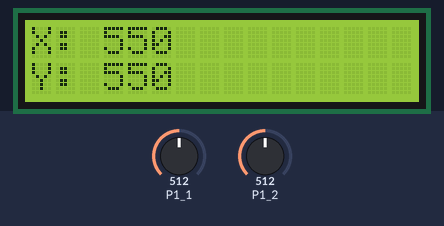
This sketch was run on a simulated TI MSP430 LaunchPad. Parts: 16×2 character LCD. The test bench sets the inputs (shaded band); at power-on: P1_1 = 512, P1_2 = 512. What the sketch prints to the serial monitor is not drawn.

Above: at 1.2 s.
1.3 s: P1_1 set to 716
At 2.6 s:
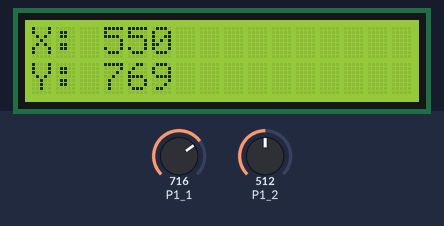
2.9 s: P1_2 set to 716
At 3.9 s:
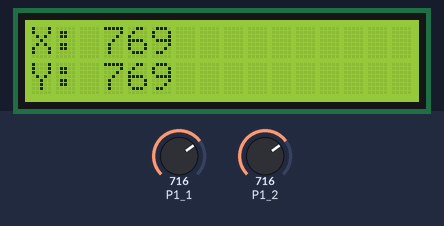
4.4 s: P1_1 set to 900
At 5.1 s:
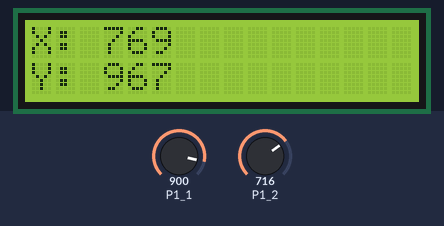
6.0 s: P1_2 set to 900
At 7.3 s:
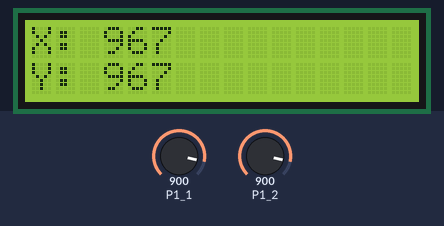
7.6 s: P1_1 set to 1023
At 8.5 s:
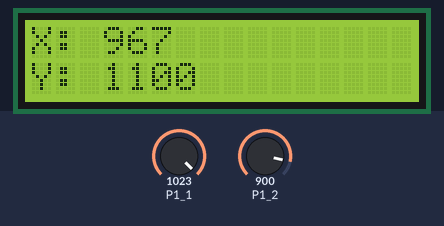
9.1 s: P1_2 set to 1023
At 9.8 s:
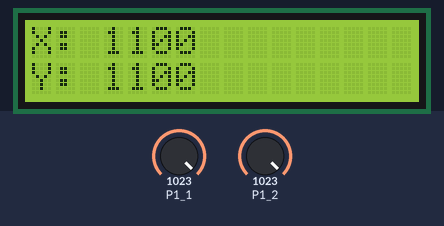
Timing chart, 0 to 11.7 s (numbered marks = the images above; inputs shaded):
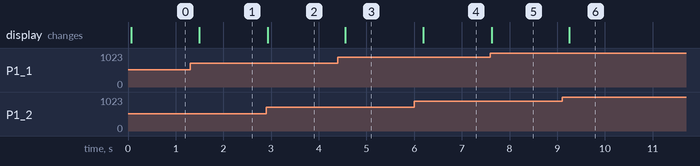

Measured:
- after the input at 1.3 s, the display: changes after 0.20 s (image 1)
- after the input at 2.9 s, the display: changes at once (image 2)
- after the input at 4.4 s, the display: changes after 0.16 s (image 3)
- after the input at 6.0 s, the display: changes after 0.19 s (image 4)
- after the input at 7.6 s, the display: changes at once (image 5)
- after the input at 9.1 s, the display: changes after 0.16 s (image 6)

The sketch:

LCD-2x16-Joystick.ino
```cpp
// (licence header left out)
#include <LiquidCrystal.h>

// Comment/uncomment as suitable for your hardware
// #define LaunchPadF5529

#ifdef LaunchPadF5529
#define VREF 3300 // mV
#define ADC_MAX 4095
LiquidCrystal lcd(P2_0, P2_2, P2_5, P2_4, P1_5, P1_4); // RS, E, D4, D5, D6, D7
#else
#define VREF 1100 // mV
#define ADC_MAX 1023
LiquidCrystal lcd(12, 11, 10, 5, 4, 3, 2); // RS, E, D4, D5, D6, D7
#endif

void setup()
{
  Serial.begin(9600);
  lcd.begin(16, 2);

  #ifndef LaunchPadF5529
  // Since Uno has only a 10-bit ADC, improve accuracy using internal 1.1V
  analogReference(INTERNAL);
  #endif
}

void loop()
{
  int xin = map(analogRead(A2), 0, ADC_MAX, 0, VREF);
  int yin = map(analogRead(A1), 0, ADC_MAX, 0, VREF);

  // For debugging
  Serial.print("Position (x, y): ");
  Serial.print(xin);
  Serial.print(", ");
  Serial.println(yin);

  lcd.clear(); // need to clear previous screen
  lcd.setCursor(0, 0);
  lcd.print("X: ");
  lcd.print(xin);
  lcd.setCursor(0, 1);
  lcd.print("Y: ");
  lcd.print(yin);

  delay(200);
}
```
